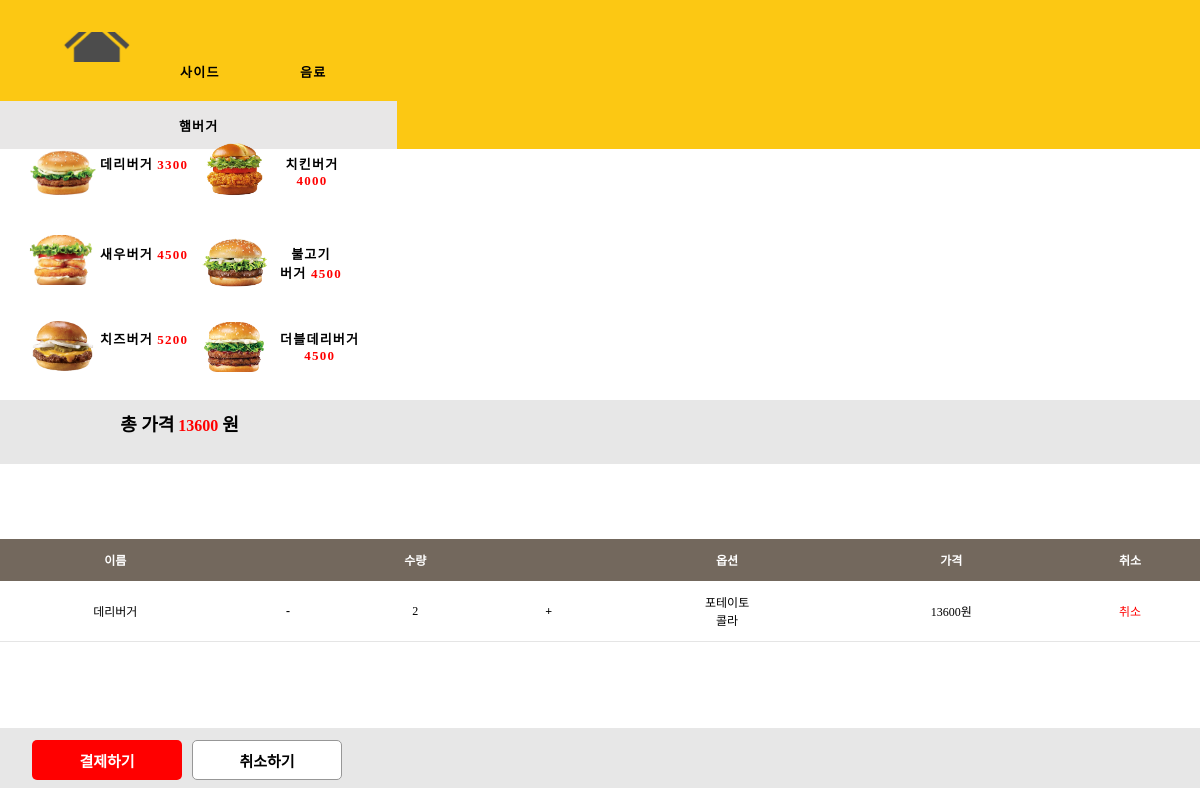
The app's page /fastfoodbuger, older data.
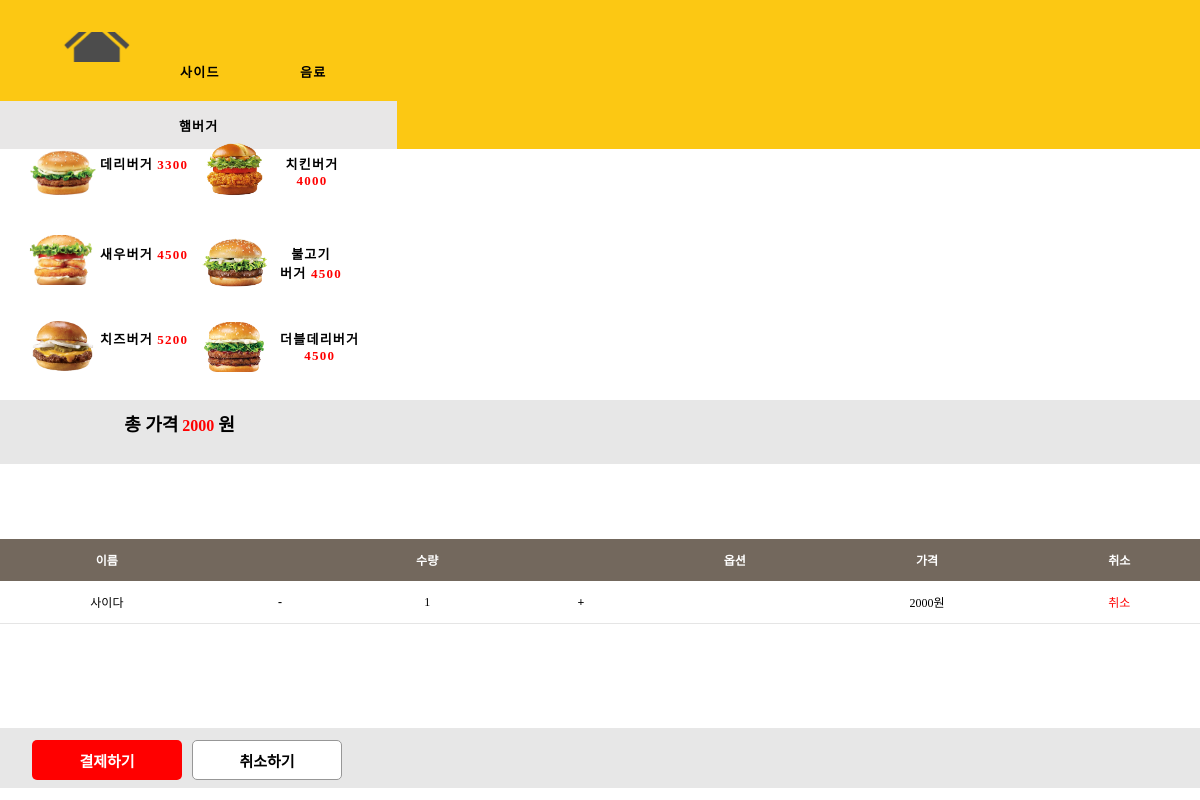
The same page, newer data.
### api/models.py (models this page shows)
class Cart(models.Model):
    menu = models.ForeignKey(Menu, on_delete=models.CASCADE)
    menuQuantity = models.IntegerField(default=0)
    option1 = models.CharField(max_length=100, default="핫")
    option2 = models.CharField(max_length=100, default="기본")
    totalPrice = models.IntegerField(default=0)

class Menu(models.Model):
    menuName = models.CharField(max_length=1000, default="unknown")
    menuPrice = models.IntegerField(default=0)

### main/views.py (the view)
# urls.py: path('fastfoodbuger', views.fastfoodbuger, name='fastfoodbuger'),
def fastfoodbuger(request):
    carts = Cart.objects.all()
    total = 0
    for cart in carts:
        total += cart.totalPrice
    return render(request,'fastfoodbuger.html', {'carts':carts, 'total':total})

### main/templates/fastfoodbuger.html (shortened to what the changed rows need)
{% load static %}
<!DOCTYPE html>
<html lang="en">
<head>
  <link rel="stylesheet" href="static/fastfoodburger.css" />
</head>
<body>
  <div class="main-2">
    <div class="order-summary">
      <span>
        <span class="text-bold-0">총 가격</span>
        <span class="text-bold-0-2">{{ total }}</span>
        <span class="text-bold-0-3">원</span>
      </span>
    </div>
    <div class="checklist-retangle">
      <table>
        <thead>
        <tr>
            <th>이름</th>
            <th></th>
            <th>수량</th>
            <th></th>
            <th>옵션</th>
            <th>가격</th>
            <th>취소</th>
        </tr>
        </thead>
        <tbody>
          {% for cart in carts %}
        <tr>
            <td>{{ cart.menu.menuName }}</td>
            <td onclick="changeQuantity(-1, '{{ cart.id }}')"> <b>&nbsp;&nbsp;-&nbsp;&nbsp;</b></td>
            <td>{{ cart.menuQuantity }}</td>
            <td onclick="changeQuantity(1, '{{ cart.id }}')"> <b>&nbsp;&nbsp;+&nbsp;&nbsp;</b> </td>
            <td>{{ cart.option1 }}<br> {{ cart.option2 }}</td>
            <td>{{ cart.totalPrice }}원</td>
            <td style="color: red" onclick="deleteCart('{{ cart.id }}')">취소</td>
        </tr>
        {% endfor %}
        </tbody>
    </table>
    </div>
    </div>
</body>
</html>

Row changes from the older to the newer data that the page shows:
removed Cart: menu.menuName "데리버거", menuQuantity "2", option1 "포테이토", option2 "콜라", totalPrice "13600"
added Cart: menu.menuName "사이다", menuQuantity "1", totalPrice "2000"
Text that changed along with them:
{{ total }}: "13600" → "2000"
